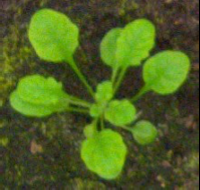
#> input picture images/2.png, 200 x 190 px, found by its file name
$ jupyter execute hw3_input1.ipynb
#> lines starting #> are read from the running program, lines starting #| are printed output that depends on the picture; after the words box and inside, x2 and y2 are one past the last pixel; in counts of white or black regions, pixels touching at a corner belong together
[cell 1]
import cv2
import numpy as np
import matplotlib.pyplot as plt
from scipy.ndimage import distance_transform_edt

image = cv2.imread("2.png")
#> image is the input picture: shape (190, 200, 3); mean B, G, R 33.6, 98.1, 78.8
rgb_image = cv2.cvtColor(image, cv2.COLOR_BGR2RGB)  # Convert BGR image to RGB

plt.figure(figsize=(6, 6))
plt.imshow(rgb_image)
plt.title("Original Image")
plt.axis('off')
plt.show()

pixels = rgb_image.reshape(-1, 3).astype(np.float32)

k_values = [2, 3, 4, 5]  # List of k values to try
segmented_images = []
for k in k_values:
    criteria = (cv2.TERM_CRITERIA_EPS + cv2.TERM_CRITERIA_MAX_ITER, 10, 1.0)
    _, labels, centers = cv2.kmeans(pixels, k, None, criteria, 10, cv2.KMEANS_RANDOM_CENTERS)
    segmented_image = labels.reshape(rgb_image.shape[:2])
    segmented_images.append(segmented_image)
#> this loop made 4 passes
#> centers on pass 1: [[115.5, 170.4, 33.68], [62.08, 65.09, 33.58]]
#> pass 1, `segmented_image = labels.reshape(rgb_image.shape[:2])`:
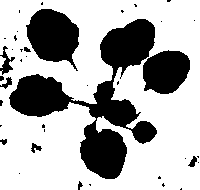
#> segmented_image: shape (190, 200) int32; values 0 (black) and 1 (white), 68.6% white; 39 black regions (29 under 20 px), largest, box (x1, y1, x2, y2) and area: (9, 19, 157, 179) 7591, (26, 9, 79, 71) 2168, (143, 50, 190, 94) 1610
#> pass 2, `segmented_image = labels.reshape(rgb_image.shape[:2])`:
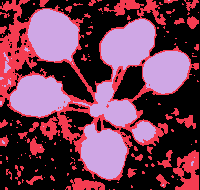
#> segmented_image: shape (190, 200) int32; 3 distinct labels, from 0 to 2; one colour per label, 0 black
#> pass 3, `segmented_image = labels.reshape(rgb_image.shape[:2])`:
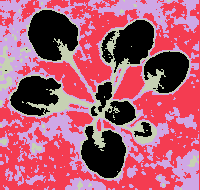
#> segmented_image: shape (190, 200) int32; 4 distinct labels, from 0 to 3; one colour per label, 0 black
#> after the loop, segmented_images = 4 items

plt.figure(figsize=(12, 8))
for i, segmented_image in enumerate(segmented_images):
    plt.subplot(2, 2, i + 1)
    plt.imshow(segmented_image, cmap='viridis')
    plt.title(f"K = {k_values[i]}")
    plt.colorbar()
    plt.axis('off')
#> this loop made 4 passes
plt.show()


chosen_segmentation = segmented_images[1]  # Use index 0 for k = 2, index 1 for k = 3, and so on

plant_segment_label = 1 # Replace with the actual segment label of the plant

plant_mask = np.where(chosen_segmentation == plant_segment_label, 1, 0)
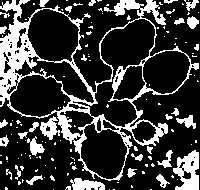
#> plant_mask: shape (190, 200) int64; values 0 (black) and 1 (white), 22.8% white; 132 white regions (100 under 20 px), largest, box (x1, y1, x2, y2) and area: (0, 0, 199, 181) 5501, (173, 150, 199, 190) 651, (70, 178, 105, 190) 293

plt.imshow(plant_mask, cmap='viridis')
plt.title("Binary Mask of the Plant for K = 3")
plt.colorbar()
plt.axis('off')
plt.show()

# Compute the distance transform of the binary mask
distance_transform = distance_transform_edt(plant_mask)

# Display the distance transform
plt.imshow(distance_transform, cmap='viridis')
plt.title("Distance Transform of Binary Mask")
plt.colorbar()
plt.axis('off')
plt.show()

[cell 2]
# Convert the image to Lab color space
lab_image = cv2.cvtColor(image, cv2.COLOR_BGR2Lab)
#> lab_image: shape (190, 200, 3); mean of channels 0, 1, 2 97.6, 111.8, 158.6

# Extract the a* channel
a_channel = lab_image[:, :, 1]
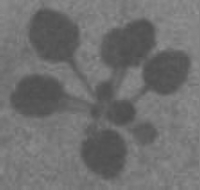
#> a_channel: shape (190, 200); min 77, max 148, mean 111.8
plt.subplot(2, 2, 1)
plt.axis('off')
plt.title('a channel')
plt.imshow(a_channel, cmap='viridis')

# Apply median filtering to the a* channel
filtered_a = cv2.medianBlur(a_channel, 5)
plt.subplot(2, 2, 2)
plt.axis('off')
plt.title('a channel after median blur ksize=5')
plt.imshow(filtered_a, cmap='viridis')

# Convert the image to grayscale
gray = cv2.cvtColor(image, cv2.COLOR_BGR2GRAY)
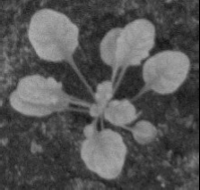
#> gray: shape (190, 200); min 0, max 177, mean 85

# Apply a threshold to the image
thresholded = cv2.threshold(gray, 127, 255, cv2.THRESH_BINARY)[1]
#> thresholded: shape (190, 200); 23.7% white; 18 white regions (10 under 20 px), largest, box (x1, y1, x2, y2) and area: (28, 9, 78, 61) 1856, (101, 20, 154, 75) 1681, (81, 126, 126, 179) 1592

_, binary_mask = cv2.threshold(gray, 0, 255, cv2.THRESH_BINARY + cv2.THRESH_OTSU)
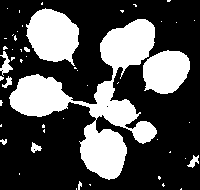
#> binary_mask: shape (190, 200); 31.3% white; 50 white regions (40 under 20 px), largest, box (x1, y1, x2, y2) and area: (9, 19, 157, 180) 7558, (26, 8, 79, 66) 2147, (143, 50, 190, 94) 1600

# Compute the distance transform of the binary mask
distance_transform = cv2.distanceTransform(thresholded, cv2.DIST_L2, 3)
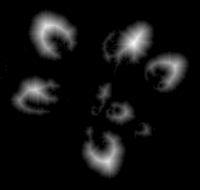
#> distance_transform: shape (190, 200) float32; min 0, max 17.6, mean 1.17; drawn with min black and max white

# Find the maximum value of the distance transform
max_value = np.max(distance_transform)
#> max_value = 17.6

# Find the value of the distance transform at the centers of the smaller leaves
smaller_leaves = np.where(thresholded == 255)
#> smaller_leaves = 8996 positions, rows 9 to 178, columns 0 to 188
centers = np.array([(x, y) for x, y in zip(smaller_leaves[0][:249], smaller_leaves[1][:249])])
#> centers = 249 pairs, first value 9 to 19, second value 31 to 67
values = distance_transform[centers]

# Choose the minRadius and maxRadius parameters
min_radius = int(np.min(values))
#> min_radius = 0
max_radius = int(1.25 * max_value)
#> max_radius = 22

# Print the minRadius and maxRadius parameters
print("minRadius:", min_radius)
#| minRadius: 0
print("maxRadius:", max_radius)
#| maxRadius: 22

param_sets = [
    (40, 10),
    (80, 10),
    (80, 15)
]


# Perform circle detection for each parameter set
results = []
for param1, param2 in param_sets:

    # Detect circles using HoughCircles
    circles = cv2.HoughCircles(filtered_a, cv2.HOUGH_GRADIENT, dp=1, minDist=0.1*min(image.shape[:2]), param1=param1, param2=param2, minRadius=min_radius, maxRadius=max_radius)
    results.append((circles, param1, param2))
#> this loop made 3 passes
#> circles on pass 3: [[138.5, 35.5, 16.6], [75.5, 82.5, 12.5]]
#> after the loop, results = 3 items


# Visualize the results
fig, axs = plt.subplots(1, len(results), figsize=(10, 5))
for i, (circles, param1, param2) in enumerate(results):
    output_image = image.copy()
    if circles is not None:
        circles = np.uint16(np.around(circles))
        for circle in circles[0, :]:
            center = (circle[0], circle[1])
            radius = circle[2]
            cv2.circle(output_image, center, radius, (0, 0, 255), 2)
            cv2.circle(output_image, center, 1, (255, 0, 0), 3)
            axs[i].imshow(cv2.cvtColor(output_image, cv2.COLOR_BGR2RGB))
            axs[i].axis('off')
            axs[i].set_title(f"param1={param1}, param2={param2}")
#> this loop made 3 passes
#> (circles, param1, param2) on pass 3: ([[138, 36, 17], [76, 82, 12]], 80, 15)
#> (param1, param2) on passes 1 to 2: (40, 10), (80, 10)


fig, axs = plt.subplots(1, len(results), figsize=(11, 5))
# Detect circles using HoughCircles for each parameter setting
for i, (param1, param2) in enumerate(param_sets):

    # Detect circles using HoughCircles
    circles = cv2.HoughCircles(filtered_a, cv2.HOUGH_GRADIENT, dp=1, minDist=0.1 * min(image.shape[:2]),
                               param1=param1, param2=param2, minRadius=min_radius, maxRadius=max_radius)

    # Visualize the detected circles and middle points as different colors
    if circles is not None:
        circles = np.round(circles[0, :]).astype(int)
        output_image = image.copy()

        for (x, y, r) in circles:
            # Check if the circle's center is inside the plant mask
            if y < binary_mask.shape[0] and x < binary_mask.shape[1] and binary_mask[y, x] == 255:
                # Draw the circle with its respective color
                cv2.circle(output_image, (x, y), r, (0, 0, 255), 2)
                # Draw the middle point with a different color
                cv2.circle(output_image, (x, y), 1, (255, 0, 0), 3)

        # Display the image with detected circles and corresponding parameters
        #axs[i].imshow(cv2.cvtColor(output_image, cv2.COLOR_BGR2RGB))
        axs[i].imshow(cv2.cvtColor(output_image, cv2.COLOR_BGR2RGB))
        axs[i].set_title(f"param1={param1}, param2={param2} after elimination")
        axs[i].axis('off')
#> this loop made 3 passes
#> circles on pass 3: [[138, 36, 17], [76, 82, 12]]
plt.tight_layout()
plt.show()
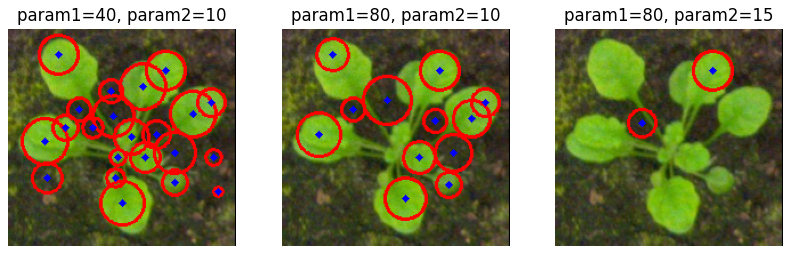
#> figure drawn by matplotlib, 3 panels
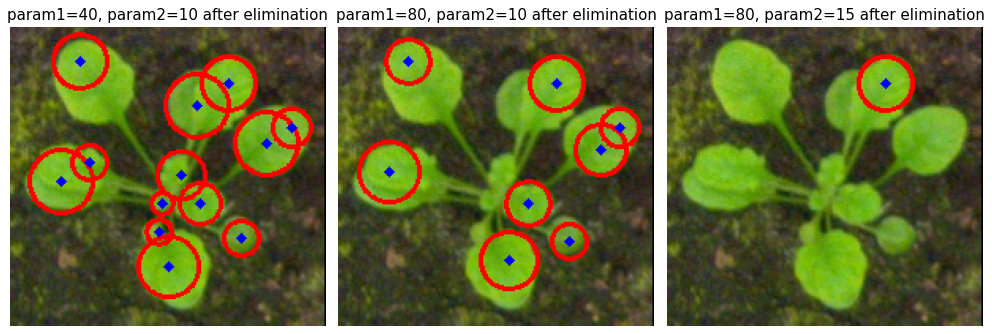
#> figure drawn by matplotlib, 3 panels

$ run again, with images/3.png copied over images/2.png
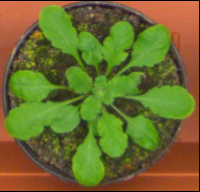
#> input picture images/3.png, 200 x 192 px, found by its file name
#> image is the input picture: shape (192, 200, 3); mean B, G, R 45.5, 109, 109.2
#> the loop `for k in k_values:` made 4 passes
#> centers on pass 1: [[84.96, 70.21, 37.53], [127.2, 137.9, 51.35]]
#> pass 1, `segmented_image = labels.reshape(rgb_image.shape[:2])`:
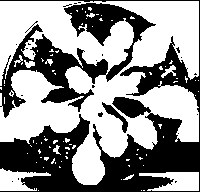
#> segmented_image: shape (192, 200) int32; values 0 (black) and 1 (white), 57.3% white; 24 black regions (21 under 20 px), largest, box (x1, y1, x2, y2) and area: (0, 0, 200, 192) 10753, (0, 3, 156, 118) 5334, (102, 102, 128, 133) 201
#> after the loop `for k in k_values:`: segmented_images = 4 items
#> the loop `for i, segmented_image in enumerate(segmented_images):` made 4 passes
#> plant_mask: shape (192, 200) int64; values 0 (black) and 1 (white), 25.1% white; 41 white regions (35 under 20 px), largest, box (x1, y1, x2, y2) and area: (0, 1, 199, 191) 7684, (120, 155, 199, 191) 1716, (33, 30, 40, 39) 46, (123, 174, 134, 181) 33, (16, 55, 23, 63) 23, (86, 13, 94, 18) 20
#> lab_image: shape (192, 200, 3); mean of channels 0, 1, 2 116.3, 120.3, 162.8
#> thresholded: shape (192, 200); 30.1% white; 70 white regions (45 under 20 px), largest, box (x1, y1, x2, y2) and area: (113, 1, 199, 71) 2329, (9, 70, 78, 136) 2275, (0, 1, 79, 52) 2114
#> binary_mask: shape (192, 200); 54.1% white; 26 black regions (23 under 20 px), largest, box (x1, y1, x2, y2) and area: (0, 0, 200, 192) 11792, (0, 3, 156, 118) 5549, (102, 102, 128, 133) 203
#> `distance_transform = cv2.distanceTransform(thresholded, cv2.DIST_L2, 3)`:
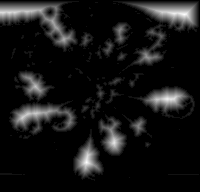
#> distance_transform: shape (192, 200) float32; min 0, max 13.28, mean 1.12; drawn with min black and max white
#> max_value = 13.28
#> smaller_leaves = 11574 positions, rows 1 to 180, columns 0 to 198
#> `centers = np.array([(x, y) for x, y in zip(smaller_leaves[0][:249], sm..`: centers = 249 pairs, first value 1 to 2, second value 0 to 198
